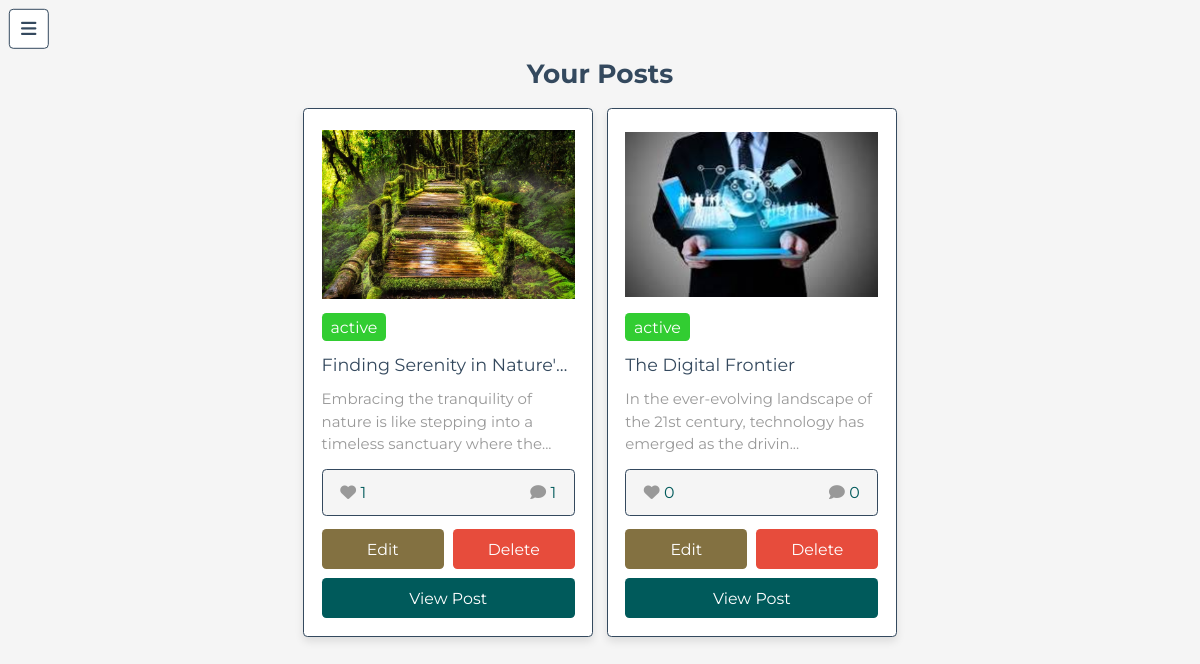
Page /admin/view_posts.php (signed in) on the committed database.
### tables this page shows
CREATE TABLE `posts` (
  `id` int(100) NOT NULL,
  `admin_id` int(100) NOT NULL,
  `name` varchar(100) NOT NULL,
  `title` varchar(100) NOT NULL,
  `content` varchar(1000) NOT NULL,
  `category` varchar(50) NOT NULL,
  `image` varchar(100) NOT NULL,
  `created_at` timestamp NOT NULL DEFAULT current_timestamp(),
  `status` varchar(10) NOT NULL
);

### admin/view_posts.php (the view, shortened to what this page needs)
<?php
include '../component/database.php';
$admin_id = $_SESSION['admin_id'];
?>
<!DOCTYPE html>
<html lang="en">
<head>
   <link rel="stylesheet" href="https://cdnjs.cloudflare.com/ajax/libs/font-awesome/6.1.1/css/all.min.css">
   <link rel="stylesheet" href="../css/admin_style.css">
</head>
<body>
<?php include '../component/admin_header.php' ?>
<section class="show-posts">
   <h1 class="heading">your posts</h1>
   <div class="box-container">
      <?php
         $select_posts = $conn->prepare("SELECT * FROM `posts` WHERE admin_id = ?");
         $select_posts->execute([$admin_id]);
         if($select_posts->rowCount() > 0){
            while($fetch_posts = $select_posts->fetch(PDO::FETCH_ASSOC)){
               $post_id = $fetch_posts['id'];
               $count_post_comments = $conn->prepare("SELECT * FROM `comments` WHERE post_id = ?");
               $count_post_comments->execute([$post_id]);
               $total_post_comments = $count_post_comments->rowCount();
               $count_post_likes = $conn->prepare("SELECT * FROM `likes` WHERE post_id = ?");
               $count_post_likes->execute([$post_id]);
               $total_post_likes = $count_post_likes->rowCount();
      ?>
      <form method="post" class="box">
         <?php if($fetch_posts['image'] != ''){ ?>
            <img src="../uploaded_img/<?= $fetch_posts['image']; ?>" class="image" alt="">
         <?php } ?>
         <div class="status" style="background-color:<?php if($fetch_posts['status'] == 'active'){echo 'limegreen'; }else{echo 'coral';}; ?>;"><?= $fetch_posts['status']; ?></div>
            <div class="title"><?= $fetch_posts['title']; ?></div>
         <div class="posts-content"><?= $fetch_posts['content']; ?></div>
         <div class="icons">
            <div class="likes"><i class="fas fa-heart"></i><span><?= $total_post_likes; ?></span></div>
            <div class="comments"><i class="fas fa-comment"></i><span><?= $total_post_comments; ?></span></div>
         </div>
         <div class="flex-btn">
            <a href="edit_post.php?id=<?= $post_id; ?>" class="option-btn">edit</a>
            <button type="submit" name="delete" class="delete-btn" onclick="return confirm('delete this post?');">delete</button>
         </div>
         <a href="read_post.php?post_id=<?= $post_id; ?>" class="btn">view post</a>
      </form>
      <?php
            }
         }else{
            echo '<p class="empty">no posts added yet! <a href="add_posts.php" class="btn" style="margin-top:1.5rem;">add post</a></p>';
         }
      ?>
   </div>
</section>
</body>
</html>

### css/admin_style.css (style rules this page uses)
:root { --main-color: #005a5b; --red:#e74c3c; --brown:#837141; --black:#34495e; --white:#fff; --light-bg:#f5f5f5; --light-color:#999; --border:.2rem solid var(--black); --box-shadow:0 .5rem 1rem rgba(0,0,0,.1); }
* { font-family: 'Montserrat', sans-serif; margin:0; padding:0; box-sizing: border-box; text-decoration: none; outline: none; border:none; }
html { font-size: 62.5%; overflow-x: hidden; }
body { background-color: var(--light-bg); padding-left: 35rem; background-image: url(https://i.pinimg.com/564x/04/e5/e3/04e5e3930e5fbaa0c7bea5e2c921472d.jpg); background-size: cover; }
section { max-width: 1200px; margin:0 auto; padding:2rem; }
.btn, .delete-btn, .option-btn, .inline-btn, .inline-option-btn, .inline-delete-btn { margin-top: 1rem; border-radius: .5rem; cursor: pointer; font-size: 1.8rem; color:var(--white); padding:1.2rem 3rem; text-transform: capitalize; text-align: center; }
.btn, .delete-btn, .option-btn { display: block; width: 100%; }
.inline-btn, .btn { background-color: var(--main-color); }
.inline-delete-btn, .delete-btn { background-color: var(--red); }
.inline-option-btn, .option-btn { background-color: var(--brown); }
.flex-btn { display: flex; gap:1rem; }
.heading { text-align: center; margin-bottom: 2rem; text-transform: capitalize; color:var(--black); font-size: 3rem; }
.show-posts .box-container { display: grid; grid-template-columns: repeat(auto-fit, 33rem); gap:1.5rem; justify-content: center; align-items: flex-start; }
.show-posts .box-container .box { background-color: var(--white); border-radius: .5rem; box-shadow: var(--box-shadow); border:var(--border); padding:2rem; overflow: hidden; }
.show-posts .box-container .box .image { height: 20rem; width: 100%; object-fit: contain; margin-bottom: 1rem; }
.show-posts .box-container .box .status { font-size: 1.8rem; margin-bottom: 1rem; padding:.5rem 1rem; border-radius: .5rem; color:var(--white); display: inline-block; margin-bottom: 1rem; }
.show-posts .box-container .box .title { font-size: 2rem; color:var(--black); overflow: hidden; text-overflow: ellipsis; white-space: nowrap; padding:.5rem 0; min-width: 100%; }
.show-posts .box-container .box .posts-content { font-size: 1.7rem; color:var(--light-color); line-height: 1.5; padding:1rem 0; }
.show-posts .box-container .box .posts-content::after { content: '...'; }
.show-posts .box-container .box .icons { display: flex; align-items: center; justify-content: space-between; gap:1rem; background-color: var(--light-bg); border-radius: .5rem; padding:1.5rem 2rem; border:var(--border); margin:.5rem 0; }
.show-posts .box-container .box .icons div { font-size: 1.8rem; }
.show-posts .box-container .box .icons div span { color:var(--main-color); }
.show-posts .box-container .box .icons div i { color:var(--light-color); margin-right: .5rem; }
@media (max-width:1200px) { html { font-size: 55%; } }
@media (max-width:1200px) { body { padding-left: 0; } }

### rows in the picture
posts: image (picture), status "active", title "Finding Serenity in Nature'…", content "Embracing the tranquility of nature is like stepping into a timeless sanctuary where the", total_post_likes "1", total_post_comments "1"
posts: image (picture), status "active", title "The Digital Frontier", content "In the ever-evolving landscape of the 21st century, technology has emerged as the drivin", total_post_likes "0", total_post_comments "0"
